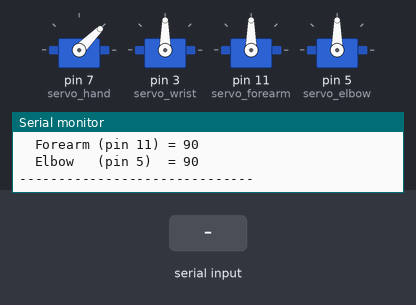
A sketch run on a simulated Arduino Uno, built with avr-gcc and run on an emulated ATmega328P. On the bench: 4 × servo, the last lines printed to the serial monitor. Inputs (shaded band) come from the test bench.

Above: at 1.4 s.
1.5 s: "h+\n" received over Serial
At 2.4 s:
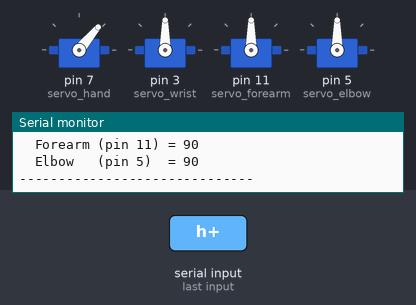
3.0 s: "w+\n" received over Serial
At 3.5 s:
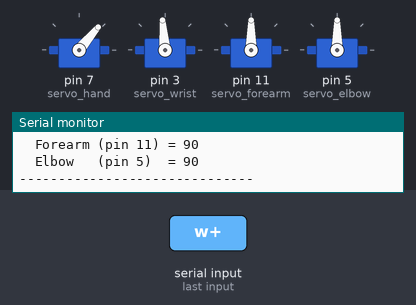
4.5 s: "w+\n" received over Serial
At 5.7 s:
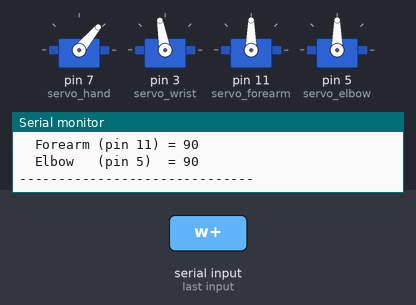
6.0 s: "w-\n" received over Serial
At 7.0 s:
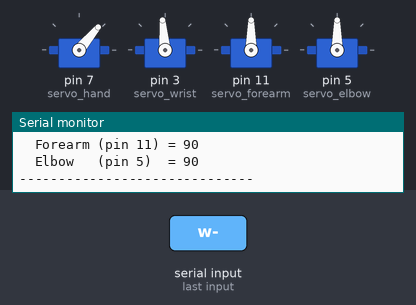
Timing chart, 0 to 8.5 s (numbered marks = the images above; inputs shaded):
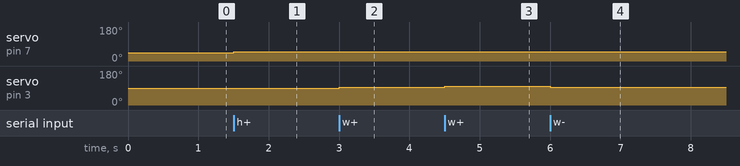

Measured:
- after the input at 1.5 s, servo on pin 7 (servo_hand): 45° → 50° at once
- after the input at 3.0 s, servo on pin 3 (servo_wrist): 90° → 95° at once
- after the input at 4.5 s, servo on pin 3 (servo_wrist): 95° → 100° at once
- after the input at 6.0 s, servo on pin 3 (servo_wrist): 100° → 95° at once

The sketch:

calibration_for_the_robotic_arm_fsm.ino
```cpp
#include <Servo.h>

Servo servo_hand, servo_wrist, servo_forearm, servo_elbow;

int posHand = 45, posWrist = 90, posForearm = 90, posElbow = 90;

void setup() {
  Serial.begin(9600);
  servo_hand.attach(7);
  servo_wrist.attach(3);
  servo_forearm.attach(11);
  servo_elbow.attach(5);

  servo_hand.write(posHand);
  servo_wrist.write(posWrist);
  servo_forearm.write(posForearm);
  servo_elbow.write(posElbow);

  Serial.println(F("=== CALIBRATION MODE ==="));
  Serial.println(F("Commands:  h+  h-  w+  w-  f+  f-  e+  e-"));
  Serial.println(F("Each press moves that joint 5 degrees."));
  Serial.println(F("Type 'p' to print all current angles."));
  printAll();
}

void printAll() {
  Serial.println(F("------------------------------"));
  Serial.print(F("  Hand    (pin 7)  = ")); Serial.println(posHand);
  Serial.print(F("  Wrist   (pin 3)  = ")); Serial.println(posWrist);
  Serial.print(F("  Forearm (pin 11) = ")); Serial.println(posForearm);
  Serial.print(F("  Elbow   (pin 5)  = ")); Serial.println(posElbow);
  Serial.println(F("------------------------------"));
}

void loop() {
  if (!Serial.available()) return;

  String cmd = Serial.readStringUntil('\n');
  cmd.trim();

  if (cmd == "h+") posHand = constrain(posHand + 5, 0, 180);
  else if (cmd == "h-") posHand = constrain(posHand - 5, 0, 180);
  else if (cmd == "w+") posWrist = constrain(posWrist + 5, 0, 180);
  else if (cmd == "w-") posWrist = constrain(posWrist - 5, 0, 180);
  else if (cmd == "f+") posForearm = constrain(posForearm + 5, 0, 180);
  else if (cmd == "f-") posForearm = constrain(posForearm - 5, 0, 180);
  else if (cmd == "e+") posElbow = constrain(posElbow + 5, 0, 180);
  else if (cmd == "e-") posElbow = constrain(posElbow - 5, 0, 180);
  else if (cmd == "p") { printAll(); return; }
  else { Serial.println(F("Unknown cmd")); return; }

  servo_hand.write(posHand);
  servo_wrist.write(posWrist);
  servo_forearm.write(posForearm);
  servo_elbow.write(posElbow);

  printAll();
}
```
